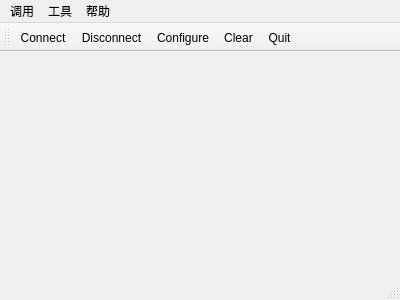
<?xml version="1.0" encoding="UTF-8"?>
<ui version="4.0">
 <class>MainWindow</class>
 <widget class="QMainWindow" name="MainWindow">
  <property name="geometry">
   <rect>
    <x>0</x>
    <y>0</y>
    <width>400</width>
    <height>300</height>
   </rect>
  </property>
  <property name="windowTitle">
   <string>MainWindow</string>
  </property>
  <widget class="QWidget" name="centralWidget"/>
  <widget class="QMenuBar" name="menuBar">
   <property name="geometry">
    <rect>
     <x>0</x>
     <y>0</y>
     <width>400</width>
     <height>23</height>
    </rect>
   </property>
   <widget class="QMenu" name="menuCalls">
    <property name="title">
     <string>调用</string>
    </property>
   </widget>
   <widget class="QMenu" name="menuTool">
    <property name="title">
     <string>工具</string>
    </property>
   </widget>
   <widget class="QMenu" name="menuHelp">
    <property name="title">
     <string>帮助</string>
    </property>
    <addaction name="actionAbout"/>
    <addaction name="actionAboutQt"/>
   </widget>
   <addaction name="menuCalls"/>
   <addaction name="menuTool"/>
   <addaction name="menuHelp"/>
  </widget>
  <widget class="QToolBar" name="mainToolBar">
   <attribute name="toolBarArea">
    <enum>TopToolBarArea</enum>
   </attribute>
   <attribute name="toolBarBreak">
    <bool>false</bool>
   </attribute>
   <addaction name="actionConnect"/>
   <addaction name="actionDisconnect"/>
   <addaction name="actionConfigure"/>
   <addaction name="actionClear"/>
   <addaction name="actionQuit"/>
  </widget>
  <widget class="QStatusBar" name="statusBar"/>
  <action name="actionConnect">
   <property name="icon">
    <iconset resource="terminal.qrc">
     <normaloff>:/images/connect_image.png</normaloff>:/images/connect_image.png</iconset>
   </property>
   <property name="text">
    <string>Connect</string>
   </property>
  </action>
  <action name="actionDisconnect">
   <property name="icon">
    <iconset resource="terminal.qrc">
     <normaloff>:/images/disconnect_image.png</normaloff>:/images/disconnect_image.png</iconset>
   </property>
   <property name="text">
    <string>Disconnect</string>
   </property>
   <property name="toolTip">
    <string>Disconnect</string>
   </property>
  </action>
  <action name="actionConfigure">
   <property name="icon">
    <iconset resource="terminal.qrc">
     <normaloff>:/images/settings_image.png</normaloff>:/images/settings_image.png</iconset>
   </property>
   <property name="text">
    <string>Configure</string>
   </property>
   <property name="toolTip">
    <string>Configure</string>
   </property>
  </action>
  <action name="actionClear">
   <property name="icon">
    <iconset resource="terminal.qrc">
     <normaloff>:/images/clear_image.png</normaloff>:/images/clear_image.png</iconset>
   </property>
   <property name="text">
    <string>Clear</string>
   </property>
   <property name="toolTip">
    <string>Clear</string>
   </property>
  </action>
  <action name="actionQuit">
   <property name="icon">
    <iconset resource="terminal.qrc">
     <normaloff>:/images/close_image.png</normaloff>:/images/close_image.png</iconset>
   </property>
   <property name="text">
    <string>Quit</string>
   </property>
   <property name="toolTip">
    <string>Quit</string>
   </property>
  </action>
  <action name="actionAbout">
   <property name="text">
    <string>关于本产品</string>
   </property>
  </action>
  <action name="actionAboutQt">
   <property name="text">
    <string>关于Qt</string>
   </property>
  </action>
 </widget>
 <layoutdefault spacing="6" margin="11"/>
 <resources>
  <include location="terminal.qrc"/>
 </resources>
 <connections/>
</ui>
